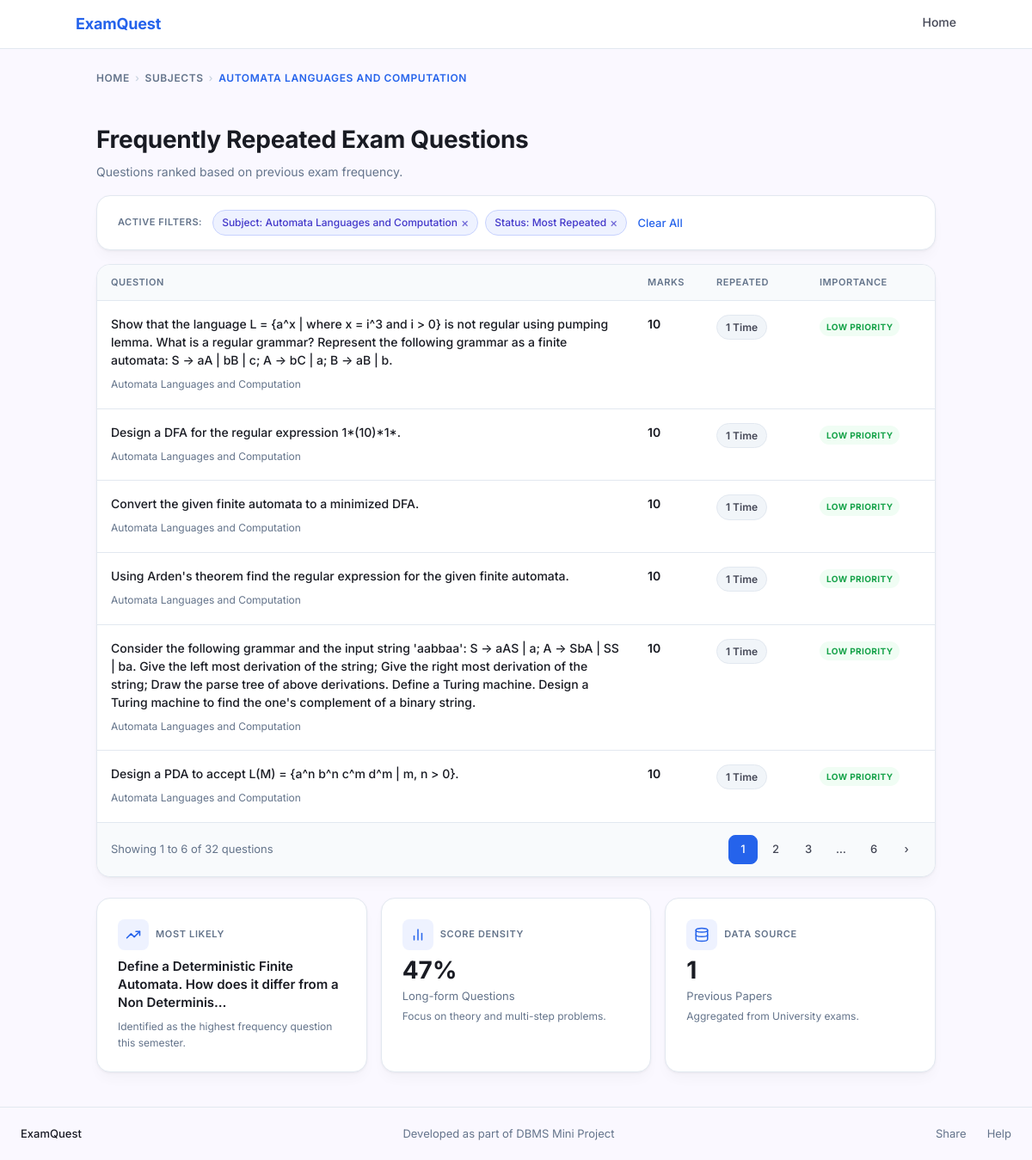
/questions.php?subject_id=1, run on the app's committed database.
### tables this page shows
CREATE TABLE subject (
    subject_id   INT AUTO_INCREMENT PRIMARY KEY,
    subject_name VARCHAR(200) NOT NULL,
    semester     VARCHAR(10)  NOT NULL,
    subject_type VARCHAR(50)  NOT NULL DEFAULT 'Core Subject',
    syllabus_id  INT NOT NULL,
    branch_id    INT NOT NULL,
    UNIQUE KEY uq_subject (subject_name(150), semester, syllabus_id, branch_id),
    FOREIGN KEY (syllabus_id) REFERENCES syllabus(syllabus_id) ON DELETE CASCADE,
    FOREIGN KEY (branch_id)   REFERENCES branch(branch_id)     ON DELETE CASCADE
);

CREATE TABLE questions (
    question_id   INT AUTO_INCREMENT PRIMARY KEY,
    subject_id    INT         NOT NULL,
    question_text MEDIUMTEXT  NOT NULL,
    marks         INT         NOT NULL DEFAULT 0,
    frequency     INT         NOT NULL DEFAULT 1,
    UNIQUE KEY uq_question (subject_id, question_text(500)),
    FOREIGN KEY (subject_id) REFERENCES subject(subject_id) ON DELETE CASCADE
);

### questions.php (the view, shortened to what this page needs)
<?php
require_once 'db.php';
$subject_id  = intval($_GET['subject_id']  ?? 0);
$syllabus_id = intval($_GET['syllabus_id'] ?? 0);
$branch_id   = intval($_GET['branch_id']   ?? 0);
$semester    = trim($_GET['semester']       ?? '');
$page        = max(1, intval($_GET['page'] ?? 1));
$stmt = $conn->prepare('
    SELECT s.subject_name, s.semester, s.subject_type,
           sy.regulation_year, b.branch_name,
           s.syllabus_id, s.branch_id
    FROM subject s
    JOIN syllabus sy ON sy.syllabus_id = s.syllabus_id
    JOIN branch   b  ON b.branch_id   = s.branch_id
    WHERE s.subject_id = ?
');
$stmt->bind_param('i', $subject_id);
$stmt->execute();
$subject_info = $stmt->get_result()->fetch_assoc();
if ($syllabus_id <= 0) $syllabus_id = intval($subject_info['syllabus_id']);
if ($branch_id   <= 0) $branch_id   = intval($subject_info['branch_id']);
if ($semester === '')  $semester    = $subject_info['semester'];
$stmt = $conn->prepare('SELECT COUNT(*) AS total FROM questions WHERE subject_id = ?');
$stmt->bind_param('i', $subject_id);
$stmt->execute();
$total_questions = intval($stmt->get_result()->fetch_assoc()['total']);
$total_pages = $total_questions > 0 ? (int)ceil($total_questions / PER_PAGE) : 1;
$page   = min($page, $total_pages);
$offset = ($page - 1) * PER_PAGE;
$stmt = $conn->prepare('
    SELECT question_id, question_text, marks, frequency
    FROM questions
    WHERE subject_id = ?
    ORDER BY frequency DESC, marks DESC
    LIMIT ? OFFSET ?
');
$per_page = PER_PAGE;
$stmt->bind_param('iii', $subject_id, $per_page, $offset);
$stmt->execute();
$questions_result = $stmt->get_result();
$questions = [];
while ($row = $questions_result->fetch_assoc()) {
    $questions[] = $row;
}
function getImportance(int $freq): array {
    return              ['label' => 'LOW PRIORITY',         'class' => 'badge--green'];
}
function getRepeatedLabel(int $freq): string {
    return $freq === 1 ? '1 Time' : $freq . ' Times';
}
$stmt = $conn->prepare('SELECT COUNT(*) AS cnt FROM questions WHERE subject_id = ? AND marks >= 10');
$stmt->bind_param('i', $subject_id);
$stmt->execute();
$long_form_count = intval($stmt->get_result()->fetch_assoc()['cnt']);
$long_form_pct = $total_questions > 0
    ? round(($long_form_count / $total_questions) * 100)
    : 0;
$stmt = $conn->prepare('SELECT MAX(frequency) AS max_freq FROM questions WHERE subject_id = ?');
$stmt->bind_param('i', $subject_id);
$stmt->execute();
$max_freq = intval($stmt->get_result()->fetch_assoc()['max_freq']);
$stmt = $conn->prepare('
    SELECT question_text
    FROM questions
    WHERE subject_id = ?
    ORDER BY frequency DESC
    LIMIT 1
');
$stmt->bind_param('i', $subject_id);
$stmt->execute();
$top_row   = $stmt->get_result()->fetch_assoc();
$top_topic = $top_row
    ? (strlen($top_row['question_text']) > 80
        ? substr($top_row['question_text'], 0, 80) . '…'
        : $top_row['question_text'])
    : 'N/A';
function pageUrl(int $p): string {
    $params         = $_GET;
    $params['page'] = $p;
    return '?' . http_build_query($params);
}
?>
<!DOCTYPE html>
<html lang="en">
<head>
    <link rel="stylesheet" href="style.css">
</head>
<body>
<nav class="nav">
    <div class="nav__inner">
        <a href="index.php" class="nav__brand">ExamQuest</a>
        <div class="nav__links">
            <a href="index.php">Home</a>
        </div>
    </div>
</nav>
<main>
    <div class="container questions-layout">
        <nav class="breadcrumb" aria-label="Breadcrumb">
            <a href="index.php">Home</a>
            <span class="breadcrumb__sep">›</span>
            <a href="subject.php?syllabus_id=<?= $syllabus_id ?>&branch_id=<?= $branch_id ?>&semester=<?= urlencode($semester) ?>">Subjects</a>
            <span class="breadcrumb__sep">›</span>
            <span class="breadcrumb__current"><?= htmlspecialchars(strtoupper($subject_info['subject_name']), ENT_QUOTES, 'UTF-8') ?></span>
        </nav>
        <div class="page-header">
            <div>
                <h1>Frequently Repeated Exam Questions</h1>
                <p>Questions ranked based on previous exam frequency.</p>
            </div>
        </div>
        <div class="card active-filters">
            <span class="active-filters__label">Active Filters:</span>
            <span class="chip">
                Subject: <?= htmlspecialchars($subject_info['subject_name'], ENT_QUOTES, 'UTF-8') ?>
                <a href="subject.php?syllabus_id=<?= $syllabus_id ?>&branch_id=<?= $branch_id ?>&semester=<?= urlencode($semester) ?>">×</a>
            </span>
            <span class="chip">
                Status: Most Repeated
                <a href="<?= pageUrl(1) ?>">×</a>
            </span>
            <a href="subject.php?syllabus_id=<?= $syllabus_id ?>&branch_id=<?= $branch_id ?>&semester=<?= urlencode($semester) ?>" class="link--clear">Clear All</a>
        </div>
        <?php if (empty($questions)): ?>
        <div class="card" style="text-align:center;padding:48px;color:var(--color-secondary-text);">
            <p>No questions available for this subject yet.</p>
        </div>
        <?php else: ?>
        <div class="card question-table">
            <table>
                <thead>
                    <tr>
                        <th>Question</th>
                        <th style="width:80px;">Marks</th>
                        <th style="width:120px;">Repeated</th>
                        <th style="width:150px;">Importance</th>
                    </tr>
                </thead>
                <tbody>
                    <?php foreach ($questions as $q):
                        $imp = getImportance(intval($q['frequency']));
                    ?>
                    <tr>
                        <td>
                            <p class="question-text"><?= htmlspecialchars($q['question_text'], ENT_QUOTES, 'UTF-8') ?></p>
                            <span class="question-meta">
                                <?= htmlspecialchars($subject_info['subject_name'], ENT_QUOTES, 'UTF-8') ?>
                            </span>
                        </td>
                        <td class="marks-cell"><?= intval($q['marks']) ?></td>
                        <td class="freq-cell">
                            <span class="freq-badge"><?= getRepeatedLabel(intval($q['frequency'])) ?></span>
                        </td>
                        <td class="importance-cell">
                            <span class="badge <?= $imp['class'] ?>"><?= $imp['label'] ?></span>
                        </td>
                    </tr>
                    <?php endforeach; ?>
                </tbody>
            </table>
            <div class="pagination">
                <span class="pagination__info">
                    Showing <?= $offset + 1 ?> to <?= min($offset + PER_PAGE, $total_questions) ?> of <?= $total_questions ?> questions
                </span>
                <div class="pagination__pages">
                    <?php
                    $window = 2;
                    $shown  = [];
                    for ($p = 1; $p <= $total_pages; $p++) {
                        if ($p === 1 || $p === $total_pages || abs($p - $page) <= $window) {
                            $shown[] = $p;
                        }
                    }
                    $prev = null;
                    foreach ($shown as $p):
                        if ($prev !== null && $p - $prev > 1): ?>
                        <span class="page-btn page-btn--ellipsis">…</span>
                    <?php endif; ?>
                    <a href="<?= pageUrl($p) ?>"
                       class="page-btn <?= $p === $page ? 'page-btn--active' : '' ?>"
                       aria-label="Page <?= $p ?>"
                       <?= $p === $page ? 'aria-current="page"' : '' ?>>
                        <?= $p ?>
                    </a>
                    <?php $prev = $p;
                    endforeach; ?>
                    <?php if ($page < $total_pages): ?>
                    <a href="<?= pageUrl($page + 1) ?>" class="page-btn" aria-label="Next page">›</a>
                    <?php endif; ?>
                </div>
            </div>
        </div>
        <?php endif; ?>
        <div class="stats-row">
            <div class="card stat-card">
                <div class="stat-card__header">
                    <div class="stat-card__icon">
                        <svg xmlns="http://www.w3.org/2000/svg" viewBox="0 0 24 24" fill="none" stroke="currentColor" stroke-width="2" stroke-linecap="round" stroke-linejoin="round"><polyline points="22 7 13.5 15.5 8.5 10.5 2 17"/><polyline points="16 7 22 7 22 13"/></svg>
                    </div>
                    <span class="stat-card__eyebrow">Most Likely</span>
                </div>
                <div style="font-size:15px;font-weight:600;color:var(--color-on-surface);line-height:1.4;margin-bottom:4px;">
                    <?= htmlspecialchars($top_topic, ENT_QUOTES, 'UTF-8') ?>
                </div>
                <div class="stat-card__note">Identified as the highest frequency question this semester.</div>
            </div>
            <div class="card stat-card">
                <div class="stat-card__header">
                    <div class="stat-card__icon">
                        <svg xmlns="http://www.w3.org/2000/svg" viewBox="0 0 24 24" fill="none" stroke="currentColor" stroke-width="2" stroke-linecap="round" stroke-linejoin="round"><line x1="18" y1="20" x2="18" y2="10"/><line x1="12" y1="20" x2="12" y2="4"/><line x1="6" y1="20" x2="6" y2="14"/></svg>
                    </div>
                    <span class="stat-card__eyebrow">Score Density</span>
                </div>
                <div class="stat-card__value"><?= $long_form_pct ?>%</div>
                <div class="stat-card__label">Long-form Questions</div>
                <div class="stat-card__note">Focus on theory and multi-step problems.</div>
            </div>
            <div class="card stat-card">
                <div class="stat-card__header">
                    <div class="stat-card__icon">
                        <svg xmlns="http://www.w3.org/2000/svg" viewBox="0 0 24 24" fill="none" stroke="currentColor" stroke-width="2" stroke-linecap="round" stroke-linejoin="round"><ellipse cx="12" cy="5" rx="9" ry="3"/><path d="M21 12c0 1.66-4 3-9 3s-9-1.34-9-3"/><path d="M3 5v14c0 1.66 4 3 9 3s9-1.34 9-3V5"/></svg>
                    </div>
                    <span class="stat-card__eyebrow">Data Source</span>
                </div>
                <div class="stat-card__value"><?= $max_freq ?></div>
                <div class="stat-card__label">Previous Papers</div>
                <div class="stat-card__note">Aggregated from University exams.</div>
            </div>
        </div>
    </div>
</main>
<footer class="footer">
    <div class="footer__brand">ExamQuest</div>
    <div class="footer__tagline">Developed as part of DBMS Mini Project</div>
    <div class="footer__links">
        <a href="#">Share</a>
        <a href="#">Help</a>
    </div>
</footer>
</body>
</html>

### data on the page
subject: subject_name "AUTOMATA LANGUAGES AND COMPUTATION", subject_name "Automata Languages and Computation", syllabus "1", branch "2", semester "3"
questions: question_text "Show that the language L = {a^x | where x = i^3 and i > 0} is not regular using pumping lemma. What is a regular grammar? Represent the following grammar as a finite automata: S → aA | bB | c; A → bC | a; B → aB | b.", subject.subject_name "Automata Languages and Computation", marks "10", frequency "1 Time", frequency "LOW PRIORITY"
questions: question_text "Design a DFA for the regular expression 1*(10)*1*.", subject.subject_name "Automata Languages and Computation", marks "10", frequency "1 Time", frequency "LOW PRIORITY"
questions: question_text "Convert the given finite automata to a minimized DFA.", subject.subject_name "Automata Languages and Computation", marks "10", frequency "1 Time", frequency "LOW PRIORITY"
questions: question_text "Using Arden's theorem find the regular expression for the given finite automata.", subject.subject_name "Automata Languages and Computation", marks "10", frequency "1 Time", frequency "LOW PRIORITY"
questions: question_text "Consider the following grammar and the input string 'aabbaa': S → aAS | a; A → SbA | SS | ba. Give the left most derivation of the string; Give the right most derivation of the string; Draw the parse tree of above derivations. Define a Turing machine. Design a Turing machine to find the one's complement of a binary string.", subject.subject_name "Automata Languages and Computation", marks "10", frequency "1 Time", frequency "LOW PRIORITY"
questions: question_text "Design a PDA to accept L(M) = {a^n b^n c^m d^m | m, n > 0}.", subject.subject_name "Automata Languages and Computation", marks "10", frequency "1 Time", frequency "LOW PRIORITY"
questions: question_text "Define a Deterministic Finite Automata. How does it differ from a Non Determinis…"

### other printed values
$offset + 1 "1"
min($offset + PER_PAGE, $total_questions) "6"
$total_questions "32"
$p "6"
$long_form_pct "47"
$max_freq "1"
